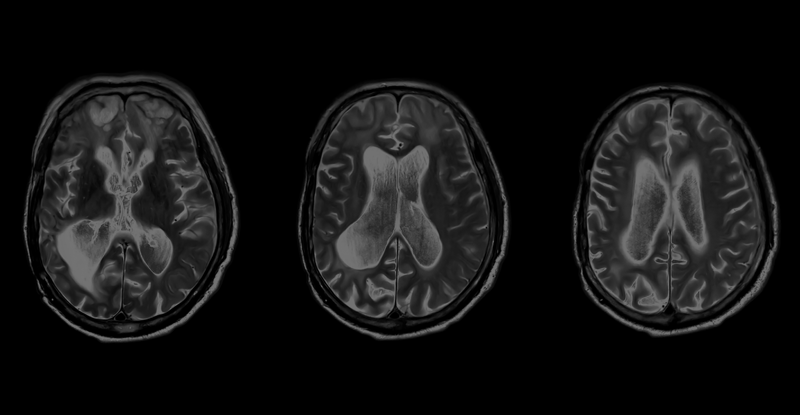
#> input picture 26/brains.png, 800 x 415 px
$ python HW2_1.py
#> lines starting #> are read from the running program, lines starting #| are printed output that depends on the picture
import cv2 as cv
import matplotlib.pyplot as plt
import math
import numpy as np
img = cv.imread("brains.png")
#> img is the input picture: shape (415, 800, 3); min 0, max 117, mean 19.6
#print(img.itemsize)
#print(img)
fig , ax = plt.subplots(2,3)
#t1=np.arange(0,5,0.1)
#plt.plot(t1,np.exp(t1))
def pow_tran(r,gamma):
#> called with gamma = 2
    c=math.pow(int((math.pow(2,r.itemsize*8)-1)),1-gamma)
#> c = 0.00392
    u1=np.floor((r**gamma)*c)
#> u1: shape (415, 800, 3) float64; every value is 0
    u2=u1.astype(np.uint8)
#> u2: shape (415, 800, 3); every value is 0
    return u2
img_tran_pow = pow_tran(img,2)              ### gamma = 1
#print(img_tran_pow)
#print(img_tran_pow.itemsize)
ax[0,0].imshow(img_tran_pow,cmap="gray",vmin=0,vmax=255)
ax[0,0].set_axis_off()
ax[0,0].set_title("power transformation")
histogram_pow , _ = np.histogram(img_tran_pow, bins=256 , range=(0,255))
#> histogram_pow = 256 values, max 996000 at index 0, min 0 at index 1, mean 3890.6
ax[1,0].plot(histogram_pow)
ax[1,0].get_yaxis().set_visible(False)
def log_tran(r,k):
#> called with k = 2
    c=(int((math.pow(2,r.itemsize*8)-1)))/math.log(int(math.pow(2,r.itemsize*8)),k)
#> c = 31.88
    #print(c)
    v1=np.floor(np.log(r+1)*c/math.log(k))
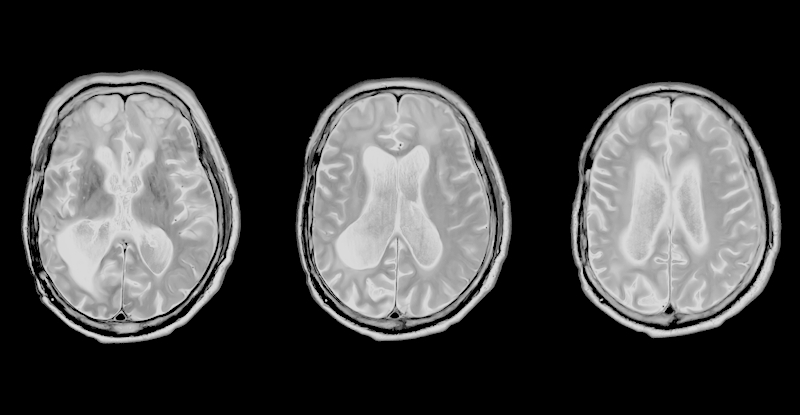
#> v1: shape (415, 800, 3) float16; min 0, max 219, mean 66.8
    v2=v1.astype(np.uint8)
    return v2
img_tran_log = log_tran(img,2)             ### k=2
ax[0,1].imshow(img_tran_log,cmap="gray",vmin=0,vmax=255)
ax[0,1].set_axis_off()
ax[0,1].set_title("logarithm transformation")
histogram_log , _ = np.histogram(img_tran_log, bins=256 )
#> histogram_log = 256 values, max 602289 at index 0, min 0 at index 1, mean 3890.6
ax[1,1].plot(histogram_log)
ax[1,1].get_yaxis().set_visible(False)
histogram , _ = np.histogram(img,bins=256)
#> histogram has the same summary as histogram_log
ax[0,2].imshow(img,cmap="gray",vmin=0,vmax=255)
ax[0,2].set_axis_off()
ax[0,2].set_title("original image")
ax[1,2].plot(histogram)
ax[1,2].get_yaxis().set_visible(False)
ax[1,2].set_title("intesity histogram")
plt.suptitle("Brains")
plt.show()
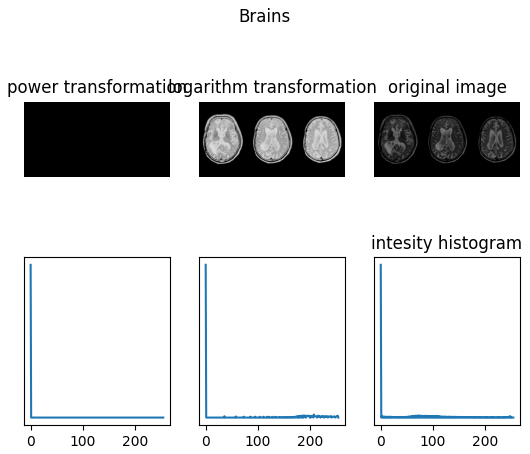
#> figure drawn by matplotlib, 6 panels; panel 4: curve peaks at x = 0, y = 996000; panel 5: curve peaks at x = 0, y = 602289; panel 6: curve peaks at x = 0, y = 602289
